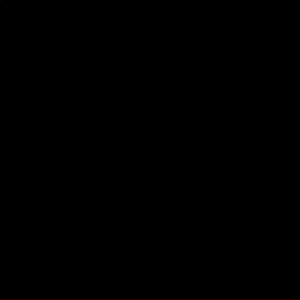
Frame 1 (no input)
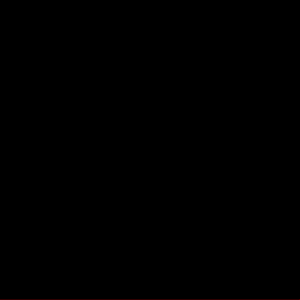
Frame 60 (the mouse pressed at the canvas centre just before this capture)
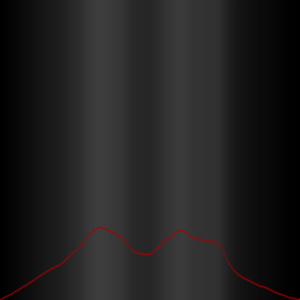
Frame 120 (the mouse held since frame 60 and released just before this capture)

The Processing sketch that drew these frames (run headless with seeded random() and noise(); from frame 60 on, the mouse is pressed at the canvas centre):

// Processing sketch: filtro
// ── filtro.pde
/**
 * <strong>Sin - Perlin noise envelope</strong><br/>
 * Click on en el applet para ganar foco. Luego mueva su mouse horizontalmente.
 *
 * Herbert Spencer, Nov. 2006
 */

void setup(){
  size(300,300);
  colorMode(RGB, height);
}

// variables
float mouseFactor; // posición del mouse en X entre 0..1
float noisy; // ruido de los milisegundos (el terreno)
float sinEnvelope; // la envolvente de la función seno
float fraq; // la multiplicación de las anteriores (la resultante)
float y; // la aimplificación de fraq * el alto de la película

void draw(){

  for (int x=0; x<width; x++){
    
    mouseFactor = ((float)mouseX/(float)width);
    sinEnvelope = (abs(sin(x/(width/PI))));    //0..1..0
    noisy = noise((millis()/1000.0)+(x/100.0));
    fraq = mouseFactor * sinEnvelope * noisy;             //0..1
    y =  height - (fraq * (float)height);

    //paint the background with vertical lines
    stroke(height-y);
    line(x,0, x,height);
    
    //draw the dotted red line
    strokeWeight(2);
    stroke(200,0,0);
    point(x,y);
    
  }
}
